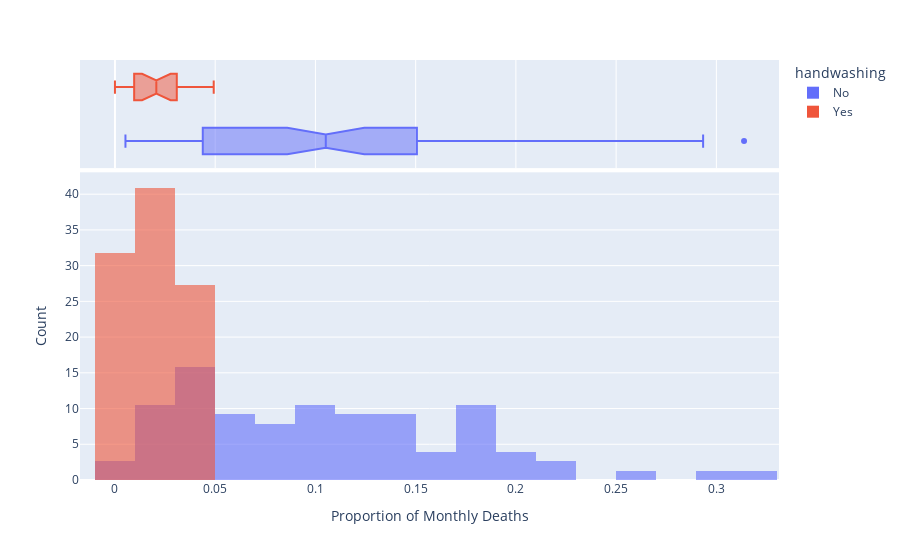

The notebook cell saved with this chart:
### Markdown cell above
### Use Histograms to Visualise the Monthly Distribution of Outcomes

**Challenge**: Create a [plotly histogram](https://plotly.com/python/histograms/) to show the monthly percentage of deaths. 

* Use docs to check out the available parameters. Use the [`color` parameter](https://plotly.github.io/plotly.py-docs/generated/plotly.express.histogram.html) to display two overlapping histograms.
* The time period of handwashing is shorter than not handwashing. Change `histnorm` to `percent` to make the time periods comparable. 
* Make the histograms slighlty transparent
* Experiment with the number of bins on the histogram. Which number work well in communicating the range of outcomes?
* Just for fun, display your box plot on the top of the histogram using the `marginal` parameter.

### Code cell
hist = px.histogram(
    df_monthly,
    x="pct_deaths",
    color="handwashing",
    histnorm="percent",
    barmode="overlay",
    opacity=0.6,
    nbins=30,
    marginal="box",
    height=600,
)
hist.update_layout(xaxis_title="Proportion of Monthly Deaths", yaxis_title="Count")
hist.show()

### Figure 1 — Plotly figure (JSON) as saved in the notebook; plotly's stock layout.template omitted (floating-point values rounded to 4 significant figures)
{"data": [{"alignmentgroup": "True", "bingroup": "x", "histnorm": "percent", "hovertemplate": "handwashing=No<br>pct_deaths=%{x}<br>percent=%{y}<extra></extra>", "legendgroup": "No", "marker": {"color": "#636efa", "opacity": 0.6, "pattern": {"shape": ""}}, "name": "No", "nbinsx": 30, "offsetgroup": "No", "orientation": "v", "showlegend": true, "type": "histogram", "x": [0.1457, 0.07531, 0.04332, 0.01569, 0.007843, 0.05, 0.08421, 0.01351, 0.01878, 0.1102, 0.2255, 0.2085, 0.1222, 0.1023, 0.1074, 0.03226, 0.06593, 0.2078, 0.2546, 0.1839, 0.2934, 0.2297, 0.3138, 0.1912, 0.1597, 0.1241, 0.1193, 0.06098, 0.04082, 0.005236, 0.01554, 0.02262, 0.176, 0.07143, 0.08051, 0.1516, 0.1128, 0.1703, 0.1731, 0.05833, 0.02679, 0.04369, 0.0632, 0.01224, 0.03226, 0.1102, 0.1055, 0.07591, 0.04745, 0.04452, 0.04231, 0.04392, 0.07143, 0.06122, 0.03586, 0.1055, 0.1484, 0.1094, 0.1049, 0.1339, 0.1809, 0.1543, 0.1897, 0.1344, 0.1015, 0.131, 0.1806, 0.1439, 0.1496, 0.1077, 0.05369, 0.03215, 0.01923, 0.03607, 0.1827, 0.1224], "xaxis": "x", "yaxis": "y"}, {"alignmentgroup": "True", "hovertemplate": "handwashing=No<br>pct_deaths=%{x}<extra></extra>", "legendgroup": "No", "marker": {"color": "#636efa"}, "name": "No", "notched": true, "offsetgroup": "No", "showlegend": false, "type": "box", "x": [0.1457, 0.07531, 0.04332, 0.01569, 0.007843, 0.05, 0.08421, 0.01351, 0.01878, 0.1102, 0.2255, 0.2085, 0.1222, 0.1023, 0.1074, 0.03226, 0.06593, 0.2078, 0.2546, 0.1839, 0.2934, 0.2297, 0.3138, 0.1912, 0.1597, 0.1241, 0.1193, 0.06098, 0.04082, 0.005236, 0.01554, 0.02262, 0.176, 0.07143, 0.08051, 0.1516, 0.1128, 0.1703, 0.1731, 0.05833, 0.02679, 0.04369, 0.0632, 0.01224, 0.03226, 0.1102, 0.1055, 0.07591, 0.04745, 0.04452, 0.04231, 0.04392, 0.07143, 0.06122, 0.03586, 0.1055, 0.1484, 0.1094, 0.1049, 0.1339, 0.1809, 0.1543, 0.1897, 0.1344, 0.1015, 0.131, 0.1806, 0.1439, 0.1496, 0.1077, 0.05369, 0.03215, 0.01923, 0.03607, 0.1827, 0.1224], "xaxis": "x2", "yaxis": "y2"}, {"alignmentgroup": "True", "bingroup": "x", "histnorm": "percent", "hovertemplate": "handwashing=Yes<br>pct_deaths=%{x}<br>percent=%{y}<extra></extra>", "legendgroup": "Yes", "marker": {"color": "#EF553B", "opacity": 0.6, "pattern": {"shape": ""}}, "name": "Yes", "nbinsx": 30, "offsetgroup": "Yes", "orientation": "v", "showlegend": true, "type": "histogram", "x": [0.02239, 0.012, 0.01894, 0.0458, 0.03957, 0.04472, 0.0293, 0.03534, 0.006873, 0, 0.006557, 0.009585, 0.01136, 0.003717, 0, 0.009615, 0.02341, 0.02903, 0.0134, 0.02233, 0.03085, 0.04926], "xaxis": "x", "yaxis": "y"}, {"alignmentgroup": "True", "hovertemplate": "handwashing=Yes<br>pct_deaths=%{x}<extra></extra>", "legendgroup": "Yes", "marker": {"color": "#EF553B"}, "name": "Yes", "notched": true, "offsetgroup": "Yes", "showlegend": false, "type": "box", "x": [0.02239, 0.012, 0.01894, 0.0458, 0.03957, 0.04472, 0.0293, 0.03534, 0.006873, 0, 0.006557, 0.009585, 0.01136, 0.003717, 0, 0.009615, 0.02341, 0.02903, 0.0134, 0.02233, 0.03085, 0.04926], "xaxis": "x2", "yaxis": "y2"}], "layout": {"autosize": true, "barmode": "overlay", "legend": {"title": {"text": "handwashing"}, "tracegroupgap": 0}, "margin": {"t": 60}, "xaxis": {"anchor": "y", "autorange": true, "domain": [0, 1], "range": [-0.01743, 0.3312], "title": {"text": "Proportion of Monthly Deaths"}, "type": "linear"}, "xaxis2": {"anchor": "y2", "autorange": true, "domain": [0, 1], "matches": "x", "range": [-0.01743, 0.3312], "showgrid": true, "showticklabels": false, "type": "linear"}, "yaxis": {"anchor": "x", "autorange": true, "domain": [0, 0.7326], "range": [0, 43.06], "title": {"text": "Count"}}, "yaxis2": {"anchor": "x2", "autorange": true, "domain": [0.7426, 1], "matches": "y2", "range": [-0.5, 1.5], "showgrid": false, "showline": false, "showticklabels": false, "ticks": "", "type": "category"}}}
